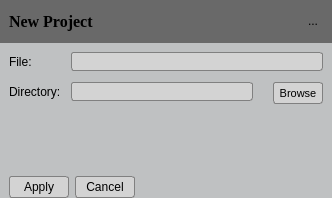
<?xml version="1.0" encoding="UTF-8"?>
<ui version="4.0">
 <class>NewProject</class>
 <widget class="QDialog" name="NewProject">
  <property name="geometry">
   <rect>
    <x>0</x>
    <y>0</y>
    <width>332</width>
    <height>198</height>
   </rect>
  </property>
  <property name="sizePolicy">
   <sizepolicy hsizetype="Fixed" vsizetype="Fixed">
    <horstretch>0</horstretch>
    <verstretch>0</verstretch>
   </sizepolicy>
  </property>
  <property name="minimumSize">
   <size>
    <width>0</width>
    <height>0</height>
   </size>
  </property>
  <property name="maximumSize">
   <size>
    <width>520</width>
    <height>265</height>
   </size>
  </property>
  <property name="windowTitle">
   <string>Dialog</string>
  </property>
  <property name="styleSheet">
   <string notr="true">QWidget {
	background-color: rgb(191,193,194);
}

/*	Push button*/
QPushButton {
	min-height: 20px;
	border: 1px solid gray;
	border-radius: 3px;
	background-color: lightgray;
	selection-background-color: gray;
}

QPushButton:hover {
	background-color: gray;
	border-radius: 3px;
}


/*Combo box*/
QComboBox {
	min-height: 19px;
	background-color: lightgray;
	selection-background-color: gray;
	padding-left: 4px;
	border: 1px solid gray;
}

QComboBox::down-arrow {
	image: url(C:/Projekti/arrow_down.png);
    width: 10px;
    height: 10px;
}

QComboBox::drop-down {
	border: 0px;
    subcontrol-position: top right;
    width: 15px;
}

QComboBox QAbstractItemView {
	border: 1px solid black;
	background-color: lightgray;
	selection-background-color: gray;
}


QComboBox:hover {
	background-color: gray;
}


/*Tool button*/
QToolButton {
	max-width: 20px;
	max-height: 20px;
	border: 0px solid gray;
}

/*Line edit*/
QLineEdit {
    border: 1px solid gray;
	border-radius: 3px;
    background-color: lightgray;
    selection-background-color: darkgray;
}</string>
  </property>
  <layout class="QVBoxLayout" name="verticalLayout_2">
   <property name="spacing">
    <number>0</number>
   </property>
   <property name="leftMargin">
    <number>0</number>
   </property>
   <property name="topMargin">
    <number>0</number>
   </property>
   <property name="rightMargin">
    <number>0</number>
   </property>
   <property name="bottomMargin">
    <number>0</number>
   </property>
   <item>
    <widget class="QFrame" name="m_pFrameTitle">
     <property name="minimumSize">
      <size>
       <width>0</width>
       <height>43</height>
      </size>
     </property>
     <property name="maximumSize">
      <size>
       <width>16777215</width>
       <height>43</height>
      </size>
     </property>
     <property name="styleSheet">
      <string notr="true">background-color:rgb(105,105,105);
</string>
     </property>
     <property name="frameShape">
      <enum>QFrame::NoFrame</enum>
     </property>
     <property name="frameShadow">
      <enum>QFrame::Raised</enum>
     </property>
     <layout class="QHBoxLayout" name="horizontalLayout">
      <item>
       <widget class="QLabel" name="m_pLabelTitle">
        <property name="font">
         <font>
          <family>Times New Roman</family>
          <pointsize>12</pointsize>
          <weight>75</weight>
          <bold>true</bold>
         </font>
        </property>
        <property name="text">
         <string>New Project</string>
        </property>
       </widget>
      </item>
      <item>
       <widget class="QToolButton" name="m_pToolButtonCancel">
        <property name="text">
         <string>...</string>
        </property>
        <property name="icon">
         <iconset>
          <normaloff>../../../Projekti/close-icon.png</normaloff>../../../Projekti/close-icon.png</iconset>
        </property>
       </widget>
      </item>
     </layout>
    </widget>
   </item>
   <item>
    <layout class="QFormLayout" name="m_pLayoutData">
     <property name="fieldGrowthPolicy">
      <enum>QFormLayout::AllNonFixedFieldsGrow</enum>
     </property>
     <property name="horizontalSpacing">
      <number>10</number>
     </property>
     <property name="verticalSpacing">
      <number>10</number>
     </property>
     <property name="leftMargin">
      <number>9</number>
     </property>
     <property name="topMargin">
      <number>9</number>
     </property>
     <property name="rightMargin">
      <number>9</number>
     </property>
     <item row="0" column="0">
      <widget class="QLabel" name="m_pLabelCategory">
       <property name="text">
        <string>File:</string>
       </property>
      </widget>
     </item>
     <item row="1" column="0">
      <widget class="QLabel" name="m_pLabelProduct">
       <property name="text">
        <string>Directory:</string>
       </property>
      </widget>
     </item>
     <item row="0" column="1">
      <widget class="QLineEdit" name="m_pLineEditFileName">
       <property name="minimumSize">
        <size>
         <width>0</width>
         <height>19</height>
        </size>
       </property>
      </widget>
     </item>
     <item row="1" column="1">
      <layout class="QHBoxLayout" name="horizontalLayout_2">
       <property name="spacing">
        <number>20</number>
       </property>
       <item>
        <widget class="QLineEdit" name="m_pLineEditDirectory">
         <property name="minimumSize">
          <size>
           <width>0</width>
           <height>19</height>
          </size>
         </property>
        </widget>
       </item>
       <item>
        <widget class="QPushButton" name="m_pPushButtonBrowseDir">
         <property name="sizePolicy">
          <sizepolicy hsizetype="Fixed" vsizetype="Fixed">
           <horstretch>0</horstretch>
           <verstretch>0</verstretch>
          </sizepolicy>
         </property>
         <property name="minimumSize">
          <size>
           <width>50</width>
           <height>19</height>
          </size>
         </property>
         <property name="maximumSize">
          <size>
           <width>16777215</width>
           <height>19</height>
          </size>
         </property>
         <property name="font">
          <font>
           <family>MS Shell Dlg 2</family>
           <pointsize>8</pointsize>
           <weight>50</weight>
           <italic>false</italic>
           <bold>false</bold>
           <strikeout>false</strikeout>
          </font>
         </property>
         <property name="text">
          <string>Browse</string>
         </property>
         <property name="default">
          <bool>true</bool>
         </property>
         <property name="flat">
          <bool>true</bool>
         </property>
        </widget>
       </item>
      </layout>
     </item>
     <item row="3" column="0" colspan="2">
      <layout class="QHBoxLayout" name="m_pLayoutButtonBox">
       <property name="spacing">
        <number>6</number>
       </property>
       <property name="sizeConstraint">
        <enum>QLayout::SetDefaultConstraint</enum>
       </property>
       <item>
        <widget class="QPushButton" name="m_pPushButtonApply">
         <property name="minimumSize">
          <size>
           <width>60</width>
           <height>22</height>
          </size>
         </property>
         <property name="maximumSize">
          <size>
           <width>16777215</width>
           <height>21</height>
          </size>
         </property>
         <property name="text">
          <string>Apply</string>
         </property>
        </widget>
       </item>
       <item>
        <widget class="QPushButton" name="m_pPushButtonCancel">
         <property name="sizePolicy">
          <sizepolicy hsizetype="Minimum" vsizetype="Minimum">
           <horstretch>0</horstretch>
           <verstretch>0</verstretch>
          </sizepolicy>
         </property>
         <property name="minimumSize">
          <size>
           <width>60</width>
           <height>22</height>
          </size>
         </property>
         <property name="maximumSize">
          <size>
           <width>16777215</width>
           <height>21</height>
          </size>
         </property>
         <property name="text">
          <string>Cancel</string>
         </property>
        </widget>
       </item>
       <item>
        <spacer name="horizontalSpacer">
         <property name="orientation">
          <enum>Qt::Horizontal</enum>
         </property>
         <property name="sizeHint" stdset="0">
          <size>
           <width>40</width>
           <height>20</height>
          </size>
         </property>
        </spacer>
       </item>
      </layout>
     </item>
     <item row="2" column="0" colspan="2">
      <spacer name="verticalSpacer">
       <property name="orientation">
        <enum>Qt::Vertical</enum>
       </property>
       <property name="sizeHint" stdset="0">
        <size>
         <width>20</width>
         <height>40</height>
        </size>
       </property>
      </spacer>
     </item>
    </layout>
   </item>
  </layout>
 </widget>
 <resources/>
 <connections/>
</ui>
